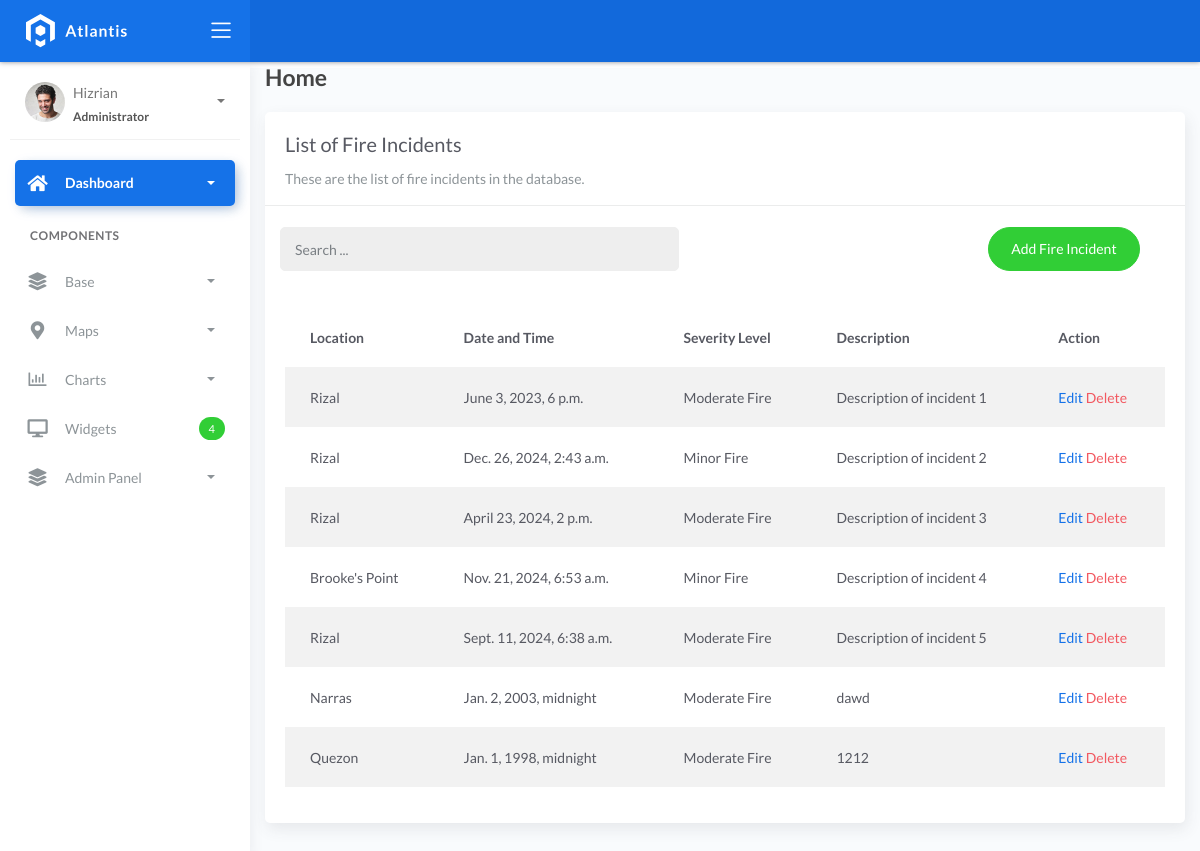
/incident_list, run on the app's committed database.
### fire/models.py (models this page shows, shortened)
class BaseModel(models.Model):
    created_at = models.DateTimeField(auto_now_add=True, db_index=True)
    updated_at = models.DateTimeField(auto_now=True)
    class Meta:
        abstract = True

class Incident(BaseModel):
    SEVERITY_CHOICES = (
        ('Minor Fire', 'Minor Fire'),
        ('Moderate Fire', 'Moderate Fire'),
        ('Major Fire', 'Major Fire'),
    )
    location = models.ForeignKey(Locations, on_delete=models.CASCADE)
    date_time = models.DateTimeField(blank=True, null=True, validators=[validate_nofuture])
    severity_level = models.CharField(max_length=45, choices=SEVERITY_CHOICES)
    description = models.CharField(max_length=250)

class Locations(BaseModel):
    name = models.CharField(max_length=150)
    latitude = models.DecimalField(
        max_digits=22, decimal_places=16, null=True, blank=True)
    longitude = models.DecimalField(
        max_digits=22, decimal_places=16, null=True, blank=True)
    address = models.CharField(max_length=150)
    city = models.CharField(max_length=150)  # can be in separate table
    country = models.CharField(max_length=150)  # can be in separate table
    def __str__(self):
        return self.name

### fire/views.py (the view)
# urls.py: path('incident_list', IncidentList.as_view(), name='incident-list'),
class IncidentList(ListView):
    model = Incident
    context_object_name = 'incident'
    template_name = 'incident_list.html'
    paginate = 5
    def get_queryset(self, *args, **kwargs):
        qs = super(IncidentList, self).get_queryset(*args, **kwargs)
        if self.request.GET.get("q") is not None:
            query = self.request.GET.get('q')
            qs = qs.filter(Q(location__name__icontains=query) | Q(date_time__icontains=query) | Q(severity_level__icontains=query) | Q(description__icontains=query))
        return qs

### templates/incident_list.html (shortened to what this page needs)
{% extends 'base.html' %}
{% load static %}
{% block content %}
<div class="content">
   <div class="container-fluid">
     <h4 class="page-title">Home</h4>
     <div class="row">
       <div class="col-md-12">
         <div class="card">
           <div class="card-header">
             <div class="card-title">List of Fire Incidents</div>
             <div class="card-category">These are the list of fire incidents in the database.</div>
           </div>
           <br />
<div class="col-md-12 row">
  <div class="col-md-6">
    <form class="navbar-left navbar-form nav-search mr-md-3" action="">
      <div class="input-group">
        <input type="text" placeholder="Search ..." class="form-control" name="q"/>
        <div class="input-group-append">
          <span class="input-group-text">
          </span>
        </div>
      </div>
    </form>
  </div>
  <div class="col-md-6">
    <div class="pull-right">
      <a href="{% url 'incident-add' %}" class="btn btn-success btn-rounded">
        Add Fire Incident
      </a>
    </div>
  </div>
</div>
           <div class="card-body">
             <table class="table table-striped mt-3">
               <thead>
                 <tr>
                   <th scope="col">Location</th>
                   <th scope="col">Date and Time</th>
                   <th scope="col">Severity Level</th>
                   <th scope="col">Description</th>
                   <th scope="col">Action</th>
                 </tr>
               </thead>
               <tbody>
                 {% for object in object_list %}
                 <tr>
                   <td>{{ object.location }}</td>
                   <td>{{ object.date_time }}</td>
                   <td>{{ object.severity_level }}</td>
                   <td>{{ object.description }}</td>
                   <td>
                    <a href="incident_list/{{ object.id }}">Edit</a>
                    <a href="incident_list/{{ object.id }}/delete" class="text-danger">Delete</a>
                  </td>
                        </tr>
                 {% endfor %}
               </tbody>
             </table>
           </div>
         </div>
       </div>
     </div>
   </div>
</div>
{% endblock %}

### data on the page
Incident: location "Rizal", date_time "June 3, 2023, 6 p.m.", severity_level "Moderate Fire", description "Description of incident 1"
Incident: location "Rizal", date_time "Dec. 26, 2024, 2:43 a.m.", severity_level "Minor Fire", description "Description of incident 2"
Incident: location "Rizal", date_time "April 23, 2024, 2 p.m.", severity_level "Moderate Fire", description "Description of incident 3"
Incident: location "Brooke's Point", date_time "Nov. 21, 2024, 6:53 a.m.", severity_level "Minor Fire", description "Description of incident 4"
Incident: location "Rizal", date_time "Sept. 11, 2024, 6:38 a.m.", severity_level "Moderate Fire", description "Description of incident 5"
Incident: location "Narras", date_time "Jan. 2, 2003, midnight", severity_level "Moderate Fire", description "dawd"
Incident: location "Quezon", date_time "Jan. 1, 1998, midnight", severity_level "Moderate Fire", description "1212"
